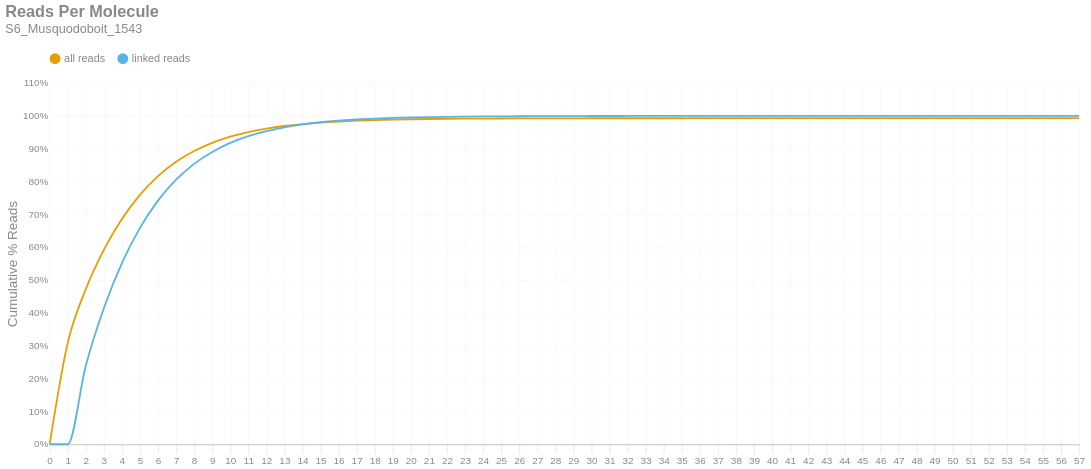

The cell this chart's notebook holds for it:
### Markdown cell above
### Reads per Molecule
This chart shows the cumulative distribution of the number of reads per linked molecule. That is, how many alignments are associated with a unique molecule. This excludes the number of reads associated with invalid or absent linked-read barcodes. The `linked` histogram is the percentages recalculated when disregarding singletons.

### Code cell
if SKIPLR:
    print_html(f"Skipped")
else:
    counts = np.bincount(valids['reads'].cast(pl.Int64).to_numpy())
    weighted = counts * np.arange(len(counts))
    all_perc = weighted / n_reads
    linked_perc = weighted / n_linked_reads
    linked_perc[1] = 0
    binned_df = pl.DataFrame({
        'readsper': list(range(len(counts))),
        'all reads (cumsum)': np.cumsum(all_perc).tolist(),
        'linked reads (cumsum)': np.cumsum(linked_perc).tolist(),
    })

    with SafeRender(binned_df):
        (
            density_plot(binned_df, 'Reads Per Molecule', samplename, 'readspmol')
            .encode(
                x=alt.X('readsper:O', title=None).axis(labelAngle=0).scale(padding=0),
                y=alt.Y('value:Q', title='Cumulative % Reads').axis(format='%').stack(False),
                color=alt.Color("key:N").scale(domain=["all reads", "linked reads"]),
                tooltip=[
                    alt.Tooltip("key:N", title="Data Type"),
                    alt.Tooltip("readsper:O", title="Reads Per Molecule"),
                    alt.Tooltip("value:Q", format=".2%", title="% Reads (Cum.)")
                ]            
            )
        ).display()

### Figure 1 — Vega-Lite specification as saved in the notebook (floating-point values rounded to 4 significant figures)
{"width": "container", "height": 400, "config": {"title": {"anchor": "start", "dy": -15, "fontSize": 18, "color": "#888888", "subtitleColor": "#888888", "subtitleFontSize": 14}, "arc": {"fill": "#0072B2"}, "axis": {"domainColor": "#888888", "domainWidth": 0.5, "gridWidth": 0.2, "grid": false, "titleFontWeight": 400, "titleFontSize": 15, "labelFontSize": 11, "labelColor": "#888888", "tickColor": "#888888", "tickWidth": 0.2, "titleColor": "#888888"}, "axisBand": {"grid": false}, "axisX": {"grid": true, "tickSize": 10, "domainCap": "round"}, "axisY": {"domain": false, "grid": true, "tickSize": 0, "domainCap": "round"}, "background": "transparent", "header": {"labelFontSize": 15, "labelColor": "#888888", "titleFontSize": 15, "titleFontWeight": 600, "titleColor": "#888888"}, "legend": {"labelFont": "sans-serif", "labelFontSize": 12, "labelColor": "#888888", "symbolSize": 100, "symbolType": "circle", "titleFontSize": 12, "titlePadding": 10, "titleColor": "#888888", "title": null, "orient": "top"}, "range": {"category": ["#E69F00", "#56B4E9", "#009E73", "#F0E442", "#0072B2", "#D55E00", "#CC79A7", "#000000"], "diverging": ["#cfe8f3", "#a2d4ec", "#73bfe2", "#46abdb", "#1696d2", "#12719e"]}, "area": {"fill": "#0072B2", "fillOpacity": 0.7, "line": true, "strokeOpacity": 0.7}, "line": {"color": "#0072B2", "stroke": "#0072B2", "strokeWidth": 2}, "trail": {"color": "#0072B2", "stroke": "#0072B2", "strokeWidth": 0, "size": 1}, "point": {"filled": true, "fillOpacity": 1.0, "size": 95}, "text": {"color": "#888888", "fontSize": 11, "align": "right", "fontWeight": 400, "size": 11}, "bar": {"fill": "#0072B2", "stroke": null}, "view": {"stroke": null, "continuousWidth": 660, "continuousHeight": 400}}, "data": {"name": "data-9621881eb3bbd394f212f37fed51147d"}, "mark": {"type": "line", "interpolate": "monotone", "point": {"opacity": 0, "size": 275}}, "encoding": {"color": {"field": "key", "scale": {"domain": ["all reads", "linked reads"]}, "type": "nominal"}, "tooltip": [{"field": "key", "title": "Data Type", "type": "nominal"}, {"field": "readsper", "title": "Reads Per Molecule", "type": "ordinal"}, {"field": "value", "format": ".2%", "title": "% Reads (Cum.)", "type": "quantitative"}], "x": {"axis": {"labelAngle": 0}, "field": "readsper", "scale": {"padding": 0}, "title": null, "type": "ordinal"}, "y": {"axis": {"format": "%"}, "field": "value", "stack": false, "title": "Cumulative % Reads", "type": "quantitative"}}, "params": [{"name": "param_c36ac31b6afebe62", "select": {"type": "point", "fields": ["key"]}, "bind": "legend"}], "title": {"text": "Reads Per Molecule", "subtitle": "S6_Musquodoboit_1543"}, "transform": [{"fold": ["all reads (cumsum)", "linked reads (cumsum)"]}, {"calculate": "replace(datum.key, ' (cumsum)', '')", "as": "key"}, {"filter": {"param": "param_c36ac31b6afebe62"}}], "usermeta": {"embedOptions": {"downloadFileName": "S6_Musquodoboit_1543.readspmol"}}, "$schema": "https://vega.github.io/schema/vega-lite/v6.1.0.json", "datasets": {"data-9621881eb3bbd394f212f37fed51147d": [{"readsper": 0, "all reads (cumsum)": 0.0, "linked reads (cumsum)": 0.0}, {"readsper": 1, "all reads (cumsum)": 0.3088, "linked reads (cumsum)": 0.0}, {"readsper": 2, "all reads (cumsum)": 0.4722, "linked reads (cumsum)": 0.2389}, {"readsper": 3, "all reads (cumsum)": 0.5922, "linked reads (cumsum)": 0.4142}, {"readsper": 4, "all reads (cumsum)": 0.6861, "linked reads (cumsum)": 0.5515}, {"readsper": 5, "all reads (cumsum)": 0.7597, "linked reads (cumsum)": 0.6591}, {"readsper": 6, "all reads (cumsum)": 0.8164, "linked reads (cumsum)": 0.7419}, {"readsper": 7, "all reads (cumsum)": 0.8601, "linked reads (cumsum)": 0.8057}, {"readsper": 8, "all reads (cumsum)": 0.8931, "linked reads (cumsum)": 0.854}, {"readsper": 9, "all reads (cumsum)": 0.9179, "linked reads (cumsum)": 0.8903}, {"readsper": 10, "all reads (cumsum)": 0.9368, "linked reads (cumsum)": 0.9178}, {"readsper": 11, "all reads (cumsum)": 0.9508, "linked reads (cumsum)": 0.9383}, {"readsper": 12, "all reads (cumsum)": 0.9613, "linked reads (cumsum)": 0.9537}, {"readsper": 13, "all reads (cumsum)": 0.9693, "linked reads (cumsum)": 0.9653}, {"readsper": 14, "all reads (cumsum)": 0.9753, "linked reads (cumsum)": 0.9741}, {"readsper": 15, "all reads (cumsum)": 0.9798, "linked reads (cumsum)": 0.9806}, {"readsper": 16, "all reads (cumsum)": 0.983, "linked reads (cumsum)": 0.9854}, {"readsper": 17, "all reads (cumsum)": 0.9855, "linked reads (cumsum)": 0.989}, {"readsper": 18, "all reads (cumsum)": 0.9874, "linked reads (cumsum)": 0.9917}, {"readsper": 19, "all reads (cumsum)": 0.9887, "linked reads (cumsum)": 0.9937}, {"readsper": 20, "all reads (cumsum)": 0.9898, "linked reads (cumsum)": 0.9952}, {"readsper": 21, "all reads (cumsum)": 0.9906, "linked reads (cumsum)": 0.9964}, {"readsper": 22, "all reads (cumsum)": 0.9912, "linked reads (cumsum)": 0.9973}, {"readsper": 23, "all reads (cumsum)": 0.9916, "linked reads (cumsum)": 0.998}, {"readsper": 24, "all reads (cumsum)": 0.9919, "linked reads (cumsum)": 0.9984}, {"readsper": 25, "all reads (cumsum)": 0.9921, "linked reads (cumsum)": 0.9987}, {"readsper": 26, "all reads (cumsum)": 0.9923, "linked reads (cumsum)": 0.999}, {"readsper": 27, "all reads (cumsum)": 0.9925, "linked reads (cumsum)": 0.9992}, {"readsper": 28, "all reads (cumsum)": 0.9926, "linked reads (cumsum)": 0.9994}, {"readsper": 29, "all reads (cumsum)": 0.9927, "linked reads (cumsum)": 0.9996}, {"readsper": 30, "all reads (cumsum)": 0.9928, "linked reads (cumsum)": 0.9997}, {"readsper": 31, "all reads (cumsum)": 0.9928, "linked reads (cumsum)": 0.9998}, {"readsper": 32, "all reads (cumsum)": 0.9929, "linked reads (cumsum)": 0.9998}, {"readsper": 33, "all reads (cumsum)": 0.9929, "linked reads (cumsum)": 0.9999}, {"readsper": 34, "all reads (cumsum)": 0.9929, "linked reads (cumsum)": 0.9999}, {"readsper": 35, "all reads (cumsum)": 0.993, "linked reads (cumsum)": 0.9999}, {"readsper": 36, "all reads (cumsum)": 0.993, "linked reads (cumsum)": 0.9999}, {"readsper": 37, "all reads (cumsum)": 0.993, "linked reads (cumsum)": 0.9999}, {"readsper": 38, "all reads (cumsum)": 0.993, "linked reads (cumsum)": 1.0}, {"readsper": 39, "all reads (cumsum)": 0.993, "linked reads (cumsum)": 1.0}, {"readsper": 40, "all reads (cumsum)": 0.993, "linked reads (cumsum)": 1.0}, {"readsper": 41, "all reads (cumsum)": 0.993, "linked reads (cumsum)": 1.0}, {"readsper": 42, "all reads (cumsum)": 0.993, "linked reads (cumsum)": 1.0}, {"readsper": 43, "all reads (cumsum)": 0.993, "linked reads (cumsum)": 1.0}, {"readsper": 44, "all reads (cumsum)": 0.993, "linked reads (cumsum)": 1.0}, {"readsper": 45, "all reads (cumsum)": 0.993, "linked reads (cumsum)": 1.0}, {"readsper": 46, "all reads (cumsum)": 0.993, "linked reads (cumsum)": 1.0}, {"readsper": 47, "all reads (cumsum)": 0.993, "linked reads (cumsum)": 1.0}, {"readsper": 48, "all reads (cumsum)": 0.993, "linked reads (cumsum)": 1.0}, {"readsper": 49, "all reads (cumsum)": 0.993, "linked reads (cumsum)": 1.0}, {"readsper": 50, "all reads (cumsum)": 0.993, "linked reads (cumsum)": 1.0}, {"readsper": 51, "all reads (cumsum)": 0.993, "linked reads (cumsum)": 1.0}, {"readsper": 52, "all reads (cumsum)": 0.993, "linked reads (cumsum)": 1.0}, {"readsper": 53, "all reads (cumsum)": 0.993, "linked reads (cumsum)": 1.0}, {"readsper": 54, "all reads (cumsum)": 0.993, "linked reads (cumsum)": 1.0}, {"readsper": 55, "all reads (cumsum)": 0.993, "linked reads (cumsum)": 1.0}, {"readsper": 56, "all reads (cumsum)": 0.993, "linked reads (cumsum)": 1.0}, {"readsper": 57, "all reads (cumsum)": 0.993, "linked reads (cumsum)": 1.0}]}}
